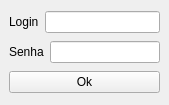
<?xml version="1.0" encoding="UTF-8"?>
<ui version="4.0">
 <class>MainWindow</class>
 <widget class="QMainWindow" name="MainWindow">
  <property name="geometry">
   <rect>
    <x>0</x>
    <y>0</y>
    <width>169</width>
    <height>105</height>
   </rect>
  </property>
  <property name="windowTitle">
   <string>MainWindow</string>
  </property>
  <widget class="QWidget" name="centralwidget">
   <layout class="QHBoxLayout" name="horizontalLayout_3">
    <item>
     <layout class="QVBoxLayout" name="verticalLayout">
      <item>
       <layout class="QHBoxLayout" name="horizontalLayout_2">
        <item>
         <widget class="QLabel" name="label_login_2">
          <property name="text">
           <string>Login</string>
          </property>
         </widget>
        </item>
        <item>
         <widget class="QLineEdit" name="lineEdit_Login"/>
        </item>
       </layout>
      </item>
      <item>
       <layout class="QHBoxLayout" name="horizontalLayout">
        <item>
         <widget class="QLabel" name="label_senha">
          <property name="text">
           <string>Senha</string>
          </property>
         </widget>
        </item>
        <item>
         <widget class="QLineEdit" name="lineEdit_Senha">
          <property name="dragEnabled">
           <bool>false</bool>
          </property>
         </widget>
        </item>
       </layout>
      </item>
      <item>
       <widget class="QPushButton" name="pushButton">
        <property name="text">
         <string>Ok</string>
        </property>
       </widget>
      </item>
     </layout>
    </item>
   </layout>
  </widget>
 </widget>
 <resources/>
 <connections/>
</ui>
